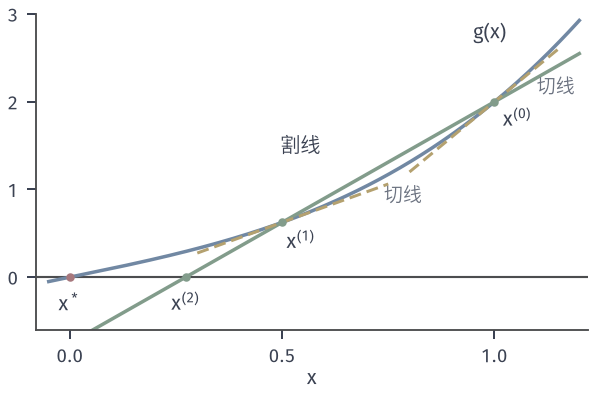

Here is the Python script that generated this plot:
from pathlib import Path
import sys
ROOT = next(p for p in Path(__file__).resolve().parents if (p/"build.sh").is_file() and (p/"tex/book.tex").is_file())
sys.path.insert(0, str(ROOT/"figures/00-shared/mathematical-preliminaries-upper/00-shared/comprehension-figures"))
sys.path.insert(0, str(ROOT/"figures/05-optimization/02-smooth-optimization/matplotlib/qn-common"))
from support import figure, save, BLUE, GREEN, YELLOW, RED, PURPLE, INK, MUTED, GRID, BLUE_FILL, GREEN_FILL, YELLOW_FILL, RED_FILL, PURPLE_FILL
from qnlib import *
import numpy as np
HERE = Path(__file__).resolve().parent
STROKE = "#4C4D4F"

# 一维目标 f(x)=x^4/4+x^2/2，g(x)=x^3+x。两点 0.5、1 的割线斜率是区间上的平均曲率。
g = lambda x: x**3+x
a, b = .5, 1.
sl = (g(b)-g(a))/(b-a)
fig, ax = figure(width_mm=84, height_mm=56)
xx = np.linspace(-.05, 1.2, 300)
ax.axhline(0, color=STROKE, lw=.85)
ax.plot(xx, g(xx), color=BLUE, lw=1.4)
ax.plot(xx, g(a)+sl*(xx-a), color=GREEN, lw=1.4)
t = np.linspace(.3, .75, 2)
ax.plot(t, g(a)+(3*a*a+1)*(t-a), color=YELLOW, lw=1.2, ls=(0, (4, 2)))
t = np.linspace(.8, 1.15, 2)
ax.plot(t, g(b)+(3*b*b+1)*(t-b), color=YELLOW, lw=1.2, ls=(0, (4, 2)))
ax.plot([a, b], [g(a), g(b)], 'o', ms=3.4, color=GREEN, mew=0, zorder=5)
xs = a-g(a)/sl
ax.plot([xs], [0], 'o', ms=3.4, color=GREEN, mew=0, zorder=5)
ax.plot([0], [0], 'o', ms=3.4, color=RED, mew=0, zorder=5)
ax.text(1.03, 2.72, "$g(x)$", color=INK, ha='right')
ax.text(.59, 1.42, '割线', color=INK, ha='right')
ax.text(1.1, 2.1, '切线', color=MUTED, ha='left', fontsize=7.5)
ax.text(.74, .86, '切线', color=MUTED, ha='left', fontsize=7.5)
ax.text(a+.01, g(a)-.3, '$x^{(1)}$', color=INK)
ax.text(b+.02, g(b)-.28, '$x^{(0)}$', color=INK)
ax.text(xs, -.38, '$x^{(2)}$', color=INK, ha='center')
ax.text(0, -.38, '$x^*$', color=INK, ha='center')
ax.set_xlim(-.08, 1.22); ax.set_ylim(-.6, 3.0)
ax.set_xlabel('$x$', labelpad=1); ax.set_xticks([0, .5, 1]); ax.set_yticks([0, 1, 2, 3])
save(fig, HERE, 'figure', {'f': 'x^4/4+x^2/2', 'secant_slope': sl, 'x2': xs, 'tangent_slopes': [3*a*a+1, 3*b*b+1]})
